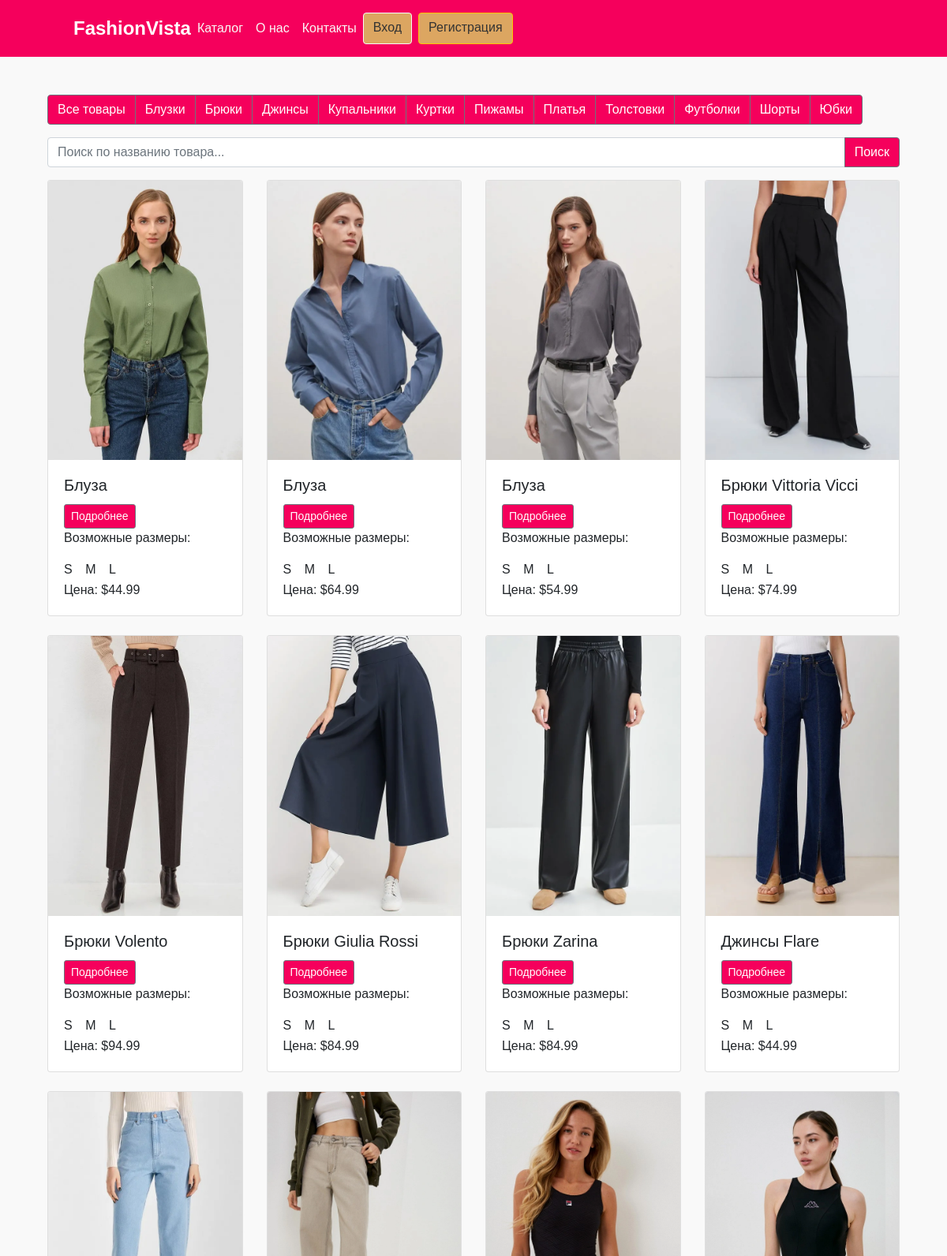
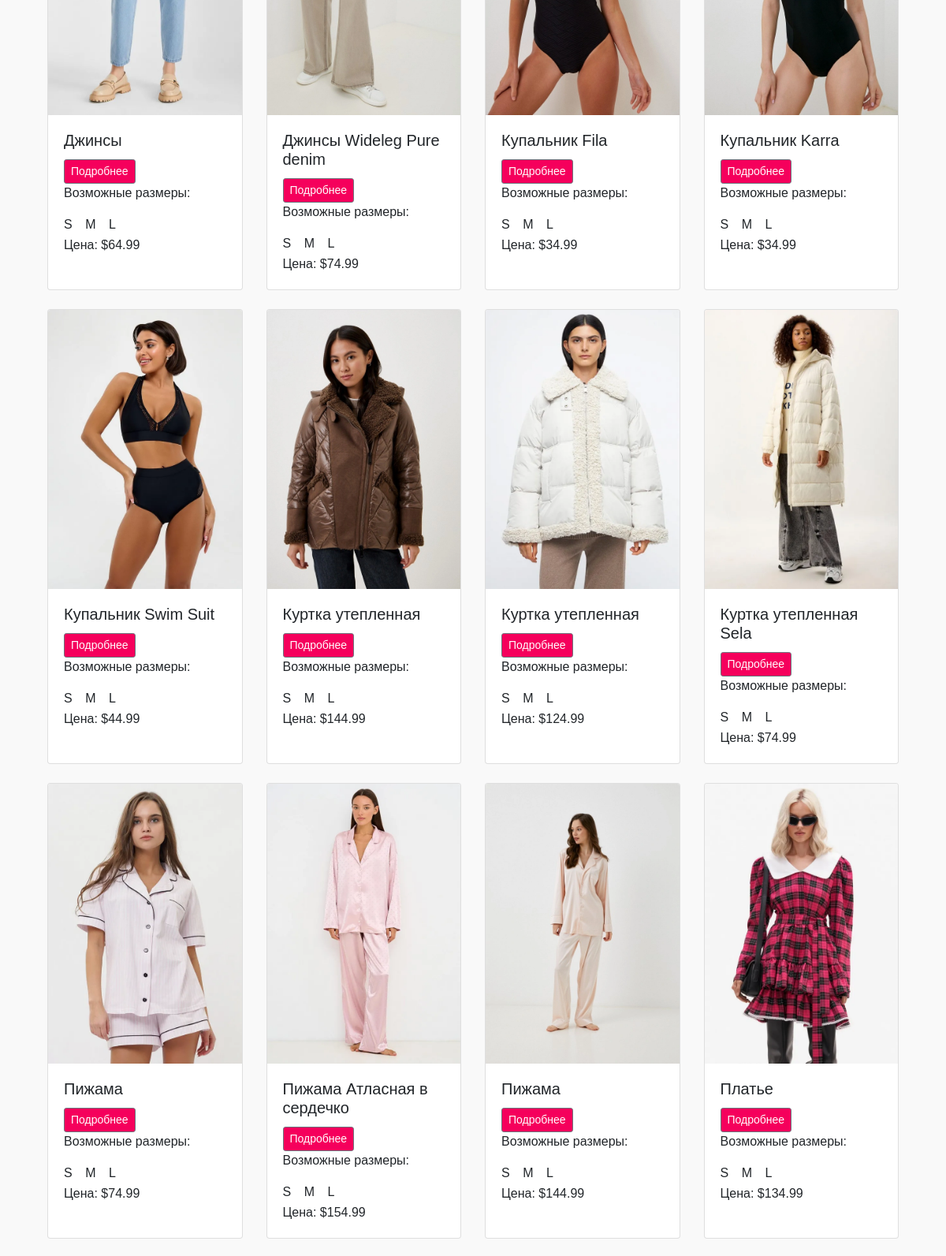
/catalog (upper part), run on the app's committed database (2 pictures, top to bottom).
### models.py (models this page shows, shortened)
class Products(db.Model):
    __tablename__ = 'products'
    id = db.Column(db.Integer, primary_key=True)
    name = db.Column(db.String(100), nullable=False)
    user_id = db.Column(db.Integer, db.ForeignKey("user.id"), nullable=False)
    category_id = db.Column(db.Integer, db.ForeignKey('category.id'), nullable=False)
    category = db.relationship('Category', backref=db.backref('products', lazy=True))
    image = db.Column(db.String(100))
    price = db.Column(db.Float, nullable=False)
    status = db.Column(db.String(100), default='active')

### app.py (the view)
@app.route('/catalog')
def catalog():
    category = request.args.get('category')
    if category:
        products = Products.query.filter(
            Products.category.has(name=category)
        ).all()
    else:
        products = Products.query.filter(Products.status == 'active').all()
    return render_template('catalog.html', products=products)

### templates/catalog.html (shortened to what this page needs)
{% extends 'base.html' %}
{% block content %}
<div class="container my-5">
    <div class="btn-group mb-3" role="group" aria-label="Basic example">
        <a href="{{ url_for('catalog') }}" class="btn btn-secondary">Все товары</a>
        <a href="{{ url_for('catalog', category='Блузки') }}" class="btn btn-secondary">Блузки</a>
        <a href="{{ url_for('catalog', category='Брюки') }}" class="btn btn-secondary">Брюки</a>
        <a href="{{ url_for('catalog', category='Джинсы') }}" class="btn btn-secondary">Джинсы</a>
        <a href="{{ url_for('catalog', category='Купальники') }}" class="btn btn-secondary">Купальники</a>
        <a href="{{ url_for('catalog', category='Куртки') }}" class="btn btn-secondary">Куртки</a>
        <a href="{{ url_for('catalog', category='Пижамы') }}" class="btn btn-secondary">Пижамы</a>
        <a href="{{ url_for('catalog', category='Платья') }}" class="btn btn-secondary">Платья</a>
        <a href="{{ url_for('catalog', category='Толстовки') }}" class="btn btn-secondary">Толстовки</a>
        <a href="{{ url_for('catalog', category='Футболки') }}" class="btn btn-secondary">Футболки</a>
        <a href="{{ url_for('catalog', category='Шорты') }}" class="btn btn-secondary">Шорты</a>
        <a href="{{ url_for('catalog', category='Юбки') }}" class="btn btn-secondary">Юбки</a>
    </div>
    <div class="input-group mb-3">
        <input type="text" class="form-control" id="searchInput" placeholder="Поиск по названию товара...">
        <button class="btn btn-outline-secondary" type="button" id="searchButton">Поиск</button>
    </div>
    <div class="row row-cols-1 row-cols-md-4 g-4" id="productContainer">
        {% for product in products %}
        <div class="col product-card">
            <div class="card h-100">
                <img src="{{ product.image }}" class="card-img-top" alt="Данный товар потерял изображение">
                <div class="card-body">
                    <h5 class="card-title">{{ product.name }}</h5>
                    <form action="/item/{{ product.id }}" method="POST">
                        <button type="submit" class="btn btn-sm btn-outline-secondary">Подробнее</button>
                    </form>
                    <form action="/add_to_cart/{{ product.id }}" method="POST">
                        {% if session['data'] and session['data'].roll == 'user' %}
                        <p class="card-text">Выберите размер:</p>
                        <div class="form-check form-check-inline">
                            <input class="form-check-input" type="radio" name="size" id="size_s" value="S" required>
                            <label class="form-check-label" for="size_s">S</label>
                        </div>
                        <div class="form-check form-check-inline">
                            <input class="form-check-input" type="radio" name="size" id="size_m" value="M" required>
                            <label class="form-check-label" for="size_m">M</label>
                        </div>
                        <div class="form-check form-check-inline">
                            <input class="form-check-input" type="radio" name="size" id="size_l" value="L" required>
                            <label class="form-check-label" for="size_l">L</label>
                        </div>
                        {% elif not session['data'] %}
                        <p class="card-text">Возможные размеры:</p>
                        <div class="form-check form-check-inline">
                            <label class="form-check-label" for="size_s">S</label>
                        </div>
                        <div class="form-check form-check-inline">
                            <label class="form-check-label" for="size_m">M</label>
                        </div>
                        <div class="form-check form-check-inline">
                            <label class="form-check-label" for="size_l">L</label>
                        </div>
                        {% endif %}
                        <p class="card-text">Цена: ${{ product.price }}</p>
                    </form>
                </div>
            </div>
        </div>
        {% endfor %}
    </div>
</div>
{% endblock %}

### templates/base.html (shortened to what this page needs)
<!DOCTYPE html>
<html lang="en">
<head>
    <link rel="stylesheet" href="https://cdn.jsdelivr.net/npm/bootstrap@5.3.1/dist/css/bootstrap.min.css">
    <link rel="stylesheet" href="https://cdnjs.cloudflare.com/ajax/libs/animate.css/4.1.1/animate.min.css">
    <link rel="stylesheet" href="https://maxcdn.bootstrapcdn.com/bootstrap/4.5.2/css/bootstrap.min.css">
    <link href="https://cdn.jsdelivr.net/npm/bootstrap@5.0.2/dist/css/bootstrap.min.css" rel="stylesheet">
    <link rel="stylesheet" href="https://maxcdn.bootstrapcdn.com/bootstrap/4.5.2/css/bootstrap.min.css">
    <link rel="stylesheet" href="{{ url_for('static', filename='styles/style.css') }}">
</head>
<body>
<header class="p-3">
    <div class="container">
        <div class="d-flex flex-wrap align-items-center justify-content-between">
            <a href="/" class="logo d-flex align-items-center mb-2 mb-lg-0 text-decoration-none">
                <svg class="bi me-2" width="40" height="32" role="img" aria-label="Bootstrap">
                    <use xlink:href="#bootstrap"></use>
                </svg>
                FashionVista
            </a>
            <ul class="nav col-12 col-lg-auto me-lg-auto mb-2 justify-content-center mb-md-0">
                <li><a href="{{ url_for('catalog') }}" class="nav-link px-2">Каталог</a></li>
                <li><a href="{{ url_for('about') }}" class="nav-link px-2">О нас</a></li>
                <li><a href="{{ url_for('contact') }}" class="nav-link px-2">Контакты</a></li>
                {% if session['data'] %}
                <a href='{{ url_for("profile") }}' class="btn btn-light me-2" role="button"
                   aria-label="Профиль">Профиль</a>
                {% if session['data'].roll == 'user' %}
                <a href='{{ url_for("cart") }}' class="btn btn-primary me-2" role="button" aria-label="Корзина">
                    <svg xmlns="http://www.w3.org/2000/svg" width="16" height="16" fill="currentColor"
                         class="bi bi-cart3" viewBox="0 0 16 16">
                        <path d="M0 0h1l1.589 8.063L3.12 12.38a.5.5 0 0 0 .488.37h8.795a.5.5 0 0 0 .49-.384l1.314-6.57H4.184L3.964 2.473a1.5 0 0 0-1.478-1.1H.5a.5.5 0 0 0 0 1h1.97l.703 3.515-1.332.666a1.5 0 0 0-.672 2.863l.281.14L14.5 13h1a.5.5 0 1 0 0-1h-1.243l-1.006-5.033L3.121 10.88 2.105 13.798a1.5 0 0 0 2.854 1.098l.282-.141 9-4.5a.5.5 0 0 0 .159-.747l-1-2a.5.5 0 0 0-.747-.159l-9 4.5a.5.5 0 0 0-.158.746l.5 1.5a.5.5 0 0 0 .747.158z"/>
                    </svg>
                    Корзина
                    {% else %}
                    <a href='{{ url_for("cart") }}' class="btn btn-light me-2" role="button"
                       aria-label="Профиль">Мои товары</a>
                    {% endif %}
                </a>
                <a href='{{ url_for("logout") }}' class="btn btn-danger" role="button" aria-label="Выход">Выход</a>
                {% else %}
                <a href='{{ url_for("login") }}' class="btn btn-outline-light me-2" role="button"
                   aria-label="Вход">Вход</a>
                <a href='{{ url_for("register") }}' class="btn btn-warning" role="button" aria-label="Регистрация">Регистрация</a>
                {% endif %}
            </ul>
        </div>
    </div>
</header>
<div class="container">
    {% block content %}
    {% endblock %}
</div>
</body>
</html>

### static/styles/style.css (style rules this page uses)
body { font-family: Arial, sans-serif; margin: 0; padding: 0; }
.btn { background-color: #f5005c; color: white; }

### templates/base.html (style rules this page uses)
body { background-color: #f9f9f9; color: #333; font-family: Arial, sans-serif; }
header { background-color: #f5005c; padding: 1rem; }
header a { color: #fff; text-decoration: none; }
header .logo { color: #fff; font-size: 1.5rem; font-weight: bold; }
header .nav-link { color: #f9f9f9; }
header .btn { background-color: #dca661; color: #333; }

### data on the page
Products: image (picture), name "Блуза", price "44.99"
Products: image (picture), name "Блуза", price "64.99"
Products: image (picture), name "Блуза", price "54.99"
Products: image (picture), name "Брюки Vittoria Vicci", price "74.99"
Products: image (picture), name "Брюки Volento", price "94.99"
Products: image (picture), name "Брюки Giulia Rossi", price "84.99"
Products: image (picture), name "Брюки Zarina", price "84.99"
Products: image (picture), name "Джинсы Flare", price "44.99"
Products: image (picture), name "Джинсы", price "64.99"
Products: image (picture), name "Джинсы Wideleg Pure denim", price "74.99"
Products: image (picture), name "Купальник Fila", price "34.99"
Products: image (picture), name "Купальник Karra", price "34.99"
Products: image (picture), name "Купальник Swim Suit", price "44.99"
Products: image (picture), name "Куртка утепленная", price "144.99"
Products: image (picture), name "Куртка утепленная", price "124.99"
Products: image (picture), name "Куртка утепленная Sela", price "74.99"
Products: image (picture), name "Пижама", price "74.99"
Products: image (picture), name "Пижама Атласная в сердечко", price "154.99"
Products: image (picture), name "Пижама", price "144.99"
Products: image (picture), name "Платье", price "134.99"
